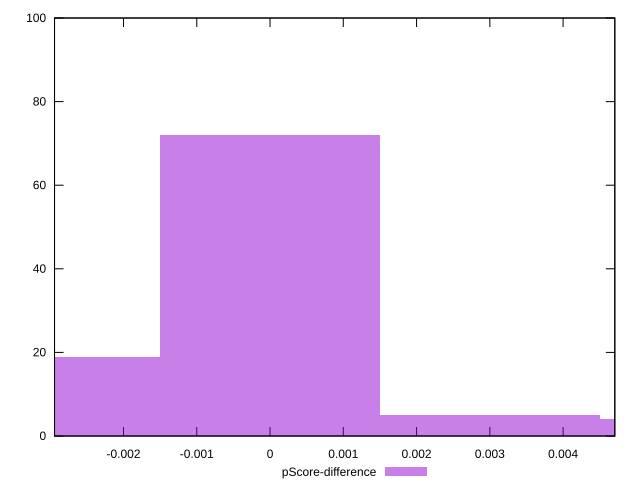

Source code (gnuplot):
reset

$pScoreDifference <<EOF
0 72
-0.0029986122613319837 19
0.0029986122613319837 5
0.0059972245226639674 4
EOF

set key outside below
set boxwidth 0.0029986122613319837
set xrange [-0.002941176470588225:0.004705882352941171]
set yrange [0:100]
set trange [0:100]
set style fill transparent solid 0.5 noborder
set terminal svg size 640, 490 enhanced background rgb 'white'
set output "reprap/offscreen-images/samples/pages/pScore-difference/histogram.svg"

plot $pScoreDifference title "pScore-difference" with boxes

reset
